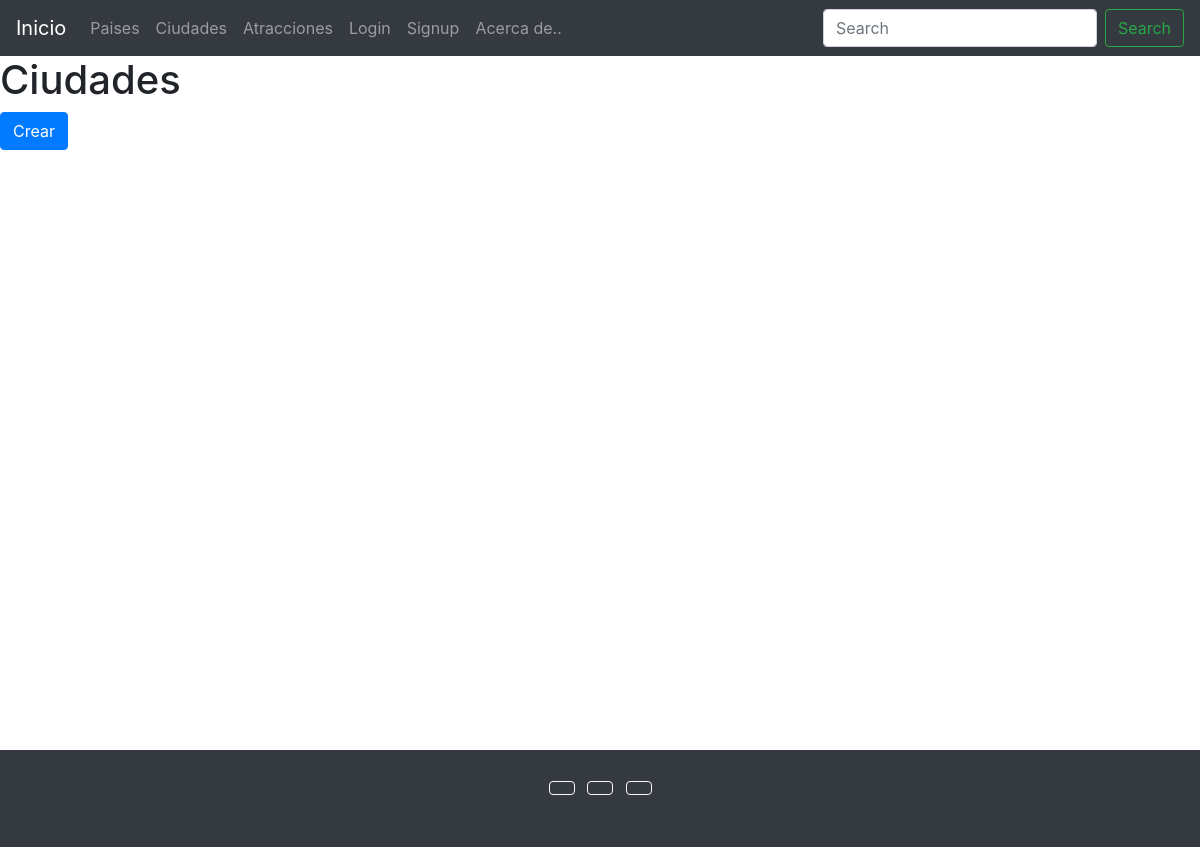
The page /ciudades/listar-ciudades/ on the database as committed earlier.
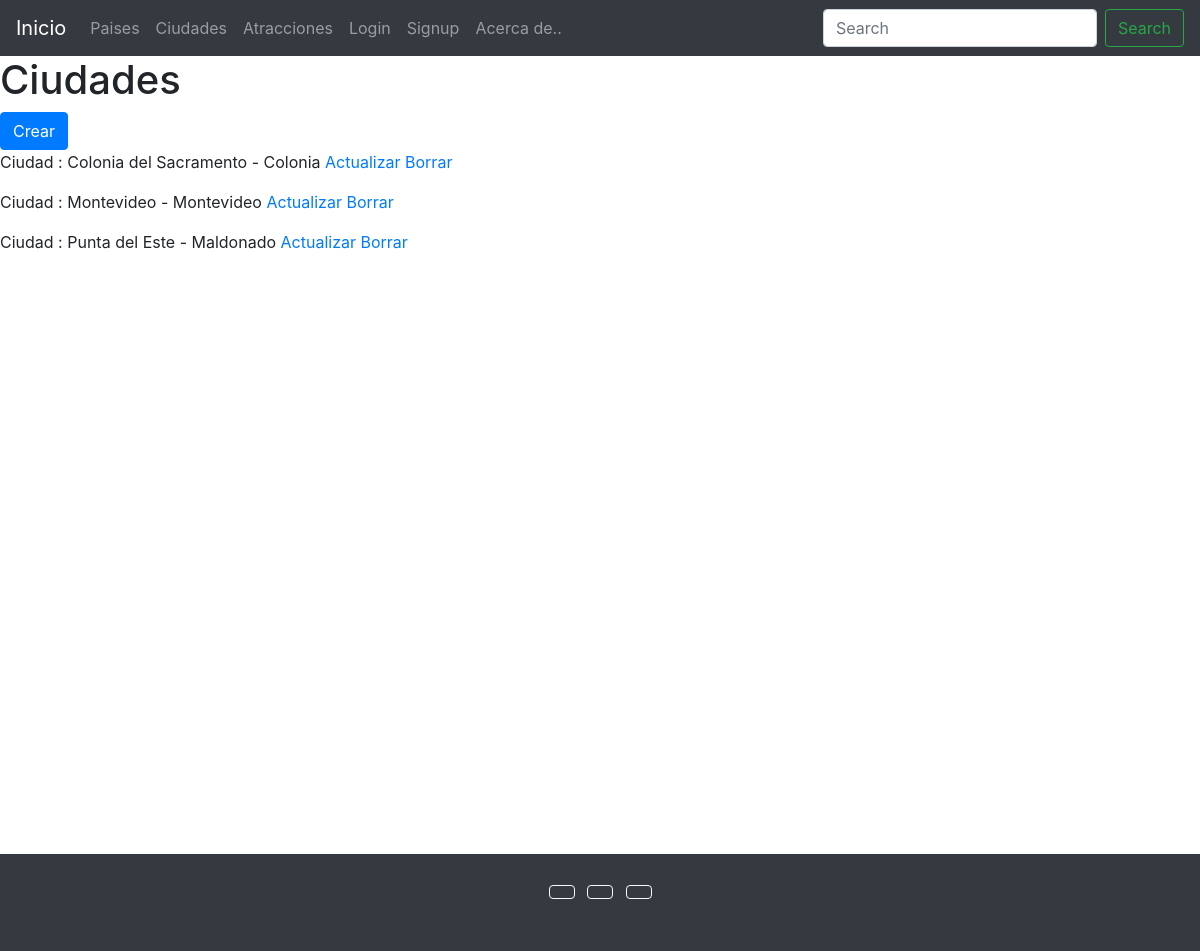
The same page on the database as committed later.
### ciudades/models.py (models this page shows)
class Ciudades(models.Model):
    codigoCiudad = models.IntegerField()
    nombre= models.CharField(max_length=100)
    departamento= models.CharField(max_length=100)
    cantidadHabitantes = models.IntegerField()

### ciudades/views.py (the view)
# urls.py: path('listar-ciudades/', listar_ciudades),
def listar_ciudades(request):
    if 'search' in request.GET:
        search = request.GET['search']
        ciudades = Ciudades.objects.filter(name__icontains=search)
    else:
        ciudades = Ciudades.objects.all()
    context = {
        'ciudades':ciudades,
    }
    return render(request, 'ciudades/listar_ciudades.html', context=context)

### templates/ciudades/listar_ciudades.html (shortened to what this page needs)
{% extends 'base.html' %}
{% block content %}
    <h1>Ciudades</h1>
    <a href="/ciudades/crear-ciudades/" class="btn btn-primary">Crear</a>
    {% for ciudad in ciudades %}
         <p>Ciudad : {{ciudad.nombre}} - {{ciudad.departamento}}
         <a href="/ciudades/actualizar-ciudades/{{ciudad.id}}/" >Actualizar</a>
         <a href="/ciudades/eliminar-ciudades/{{ciudad.id}}/" >Borrar</a> </p>
    {% endfor %}
{% endblock %}

Rows that differ between the two databases and show on the page:
added Ciudades: nombre "Colonia del Sacramento", departamento "Colonia"
added Ciudades: nombre "Montevideo", departamento "Montevideo"
added Ciudades: nombre "Punta del Este", departamento "Maldonado"
